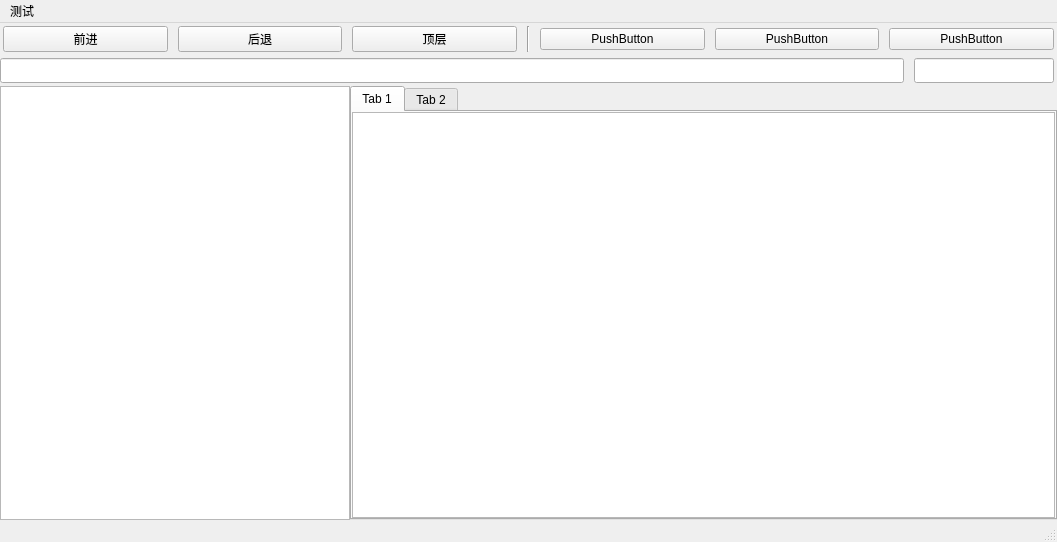
<?xml version="1.0" encoding="UTF-8"?>
<ui version="4.0">
 <class>MainWindow</class>
 <widget class="QMainWindow" name="MainWindow">
  <property name="geometry">
   <rect>
    <x>0</x>
    <y>0</y>
    <width>1057</width>
    <height>542</height>
   </rect>
  </property>
  <property name="windowTitle">
   <string>APlorer</string>
  </property>
  <widget class="QWidget" name="centralwidget">
   <layout class="QGridLayout" name="gridLayout">
    <property name="leftMargin">
     <number>0</number>
    </property>
    <property name="topMargin">
     <number>0</number>
    </property>
    <property name="rightMargin">
     <number>0</number>
    </property>
    <property name="bottomMargin">
     <number>0</number>
    </property>
    <property name="spacing">
     <number>0</number>
    </property>
    <item row="0" column="0">
     <widget class="QWidget" name="widget_3" native="true">
      <layout class="QHBoxLayout" name="horizontalLayout_4">
       <property name="spacing">
        <number>10</number>
       </property>
       <property name="leftMargin">
        <number>3</number>
       </property>
       <property name="topMargin">
        <number>3</number>
       </property>
       <property name="rightMargin">
        <number>3</number>
       </property>
       <property name="bottomMargin">
        <number>3</number>
       </property>
       <item>
        <widget class="QPushButton" name="pushButton">
         <property name="text">
          <string>前进</string>
         </property>
        </widget>
       </item>
       <item>
        <widget class="QPushButton" name="pushButton_2">
         <property name="text">
          <string>后退</string>
         </property>
        </widget>
       </item>
       <item>
        <widget class="QPushButton" name="pushButton_3">
         <property name="text">
          <string>顶层</string>
         </property>
        </widget>
       </item>
       <item>
        <widget class="Line" name="line">
         <property name="orientation">
          <enum>Qt::Vertical</enum>
         </property>
        </widget>
       </item>
       <item>
        <widget class="QPushButton" name="pushButton_4">
         <property name="text">
          <string>PushButton</string>
         </property>
        </widget>
       </item>
       <item>
        <widget class="QPushButton" name="pushButton_5">
         <property name="text">
          <string>PushButton</string>
         </property>
        </widget>
       </item>
       <item>
        <widget class="QPushButton" name="pushButton_6">
         <property name="text">
          <string>PushButton</string>
         </property>
        </widget>
       </item>
      </layout>
     </widget>
    </item>
    <item row="1" column="0">
     <widget class="QWidget" name="widget_2" native="true">
      <layout class="QHBoxLayout" name="horizontalLayout_3">
       <property name="spacing">
        <number>10</number>
       </property>
       <property name="leftMargin">
        <number>0</number>
       </property>
       <property name="topMargin">
        <number>3</number>
       </property>
       <property name="rightMargin">
        <number>3</number>
       </property>
       <property name="bottomMargin">
        <number>3</number>
       </property>
       <item>
        <widget class="QLineEdit" name="lineEdit">
         <property name="minimumSize">
          <size>
           <width>0</width>
           <height>25</height>
          </size>
         </property>
         <property name="maximumSize">
          <size>
           <width>16777215</width>
           <height>25</height>
          </size>
         </property>
        </widget>
       </item>
       <item>
        <widget class="QLineEdit" name="lineEdit_2">
         <property name="sizePolicy">
          <sizepolicy hsizetype="Fixed" vsizetype="Fixed">
           <horstretch>140</horstretch>
           <verstretch>25</verstretch>
          </sizepolicy>
         </property>
         <property name="minimumSize">
          <size>
           <width>140</width>
           <height>25</height>
          </size>
         </property>
        </widget>
       </item>
      </layout>
     </widget>
    </item>
    <item row="2" column="0">
     <widget class="QWidget" name="widget" native="true">
      <layout class="QHBoxLayout" name="horizontalLayout_2">
       <property name="spacing">
        <number>0</number>
       </property>
       <property name="leftMargin">
        <number>0</number>
       </property>
       <property name="topMargin">
        <number>0</number>
       </property>
       <property name="rightMargin">
        <number>0</number>
       </property>
       <property name="bottomMargin">
        <number>0</number>
       </property>
       <item>
        <widget class="QTreeView" name="treeView">
         <property name="sizePolicy">
          <sizepolicy hsizetype="Expanding" vsizetype="Expanding">
           <horstretch>0</horstretch>
           <verstretch>0</verstretch>
          </sizepolicy>
         </property>
         <property name="minimumSize">
          <size>
           <width>350</width>
           <height>0</height>
          </size>
         </property>
         <property name="maximumSize">
          <size>
           <width>350</width>
           <height>16777215</height>
          </size>
         </property>
        </widget>
       </item>
       <item>
        <widget class="QTabWidget" name="tabWidget">
         <property name="currentIndex">
          <number>0</number>
         </property>
         <widget class="QWidget" name="tab">
          <attribute name="title">
           <string>Tab 1</string>
          </attribute>
          <layout class="QHBoxLayout" name="horizontalLayout">
           <property name="spacing">
            <number>0</number>
           </property>
           <property name="leftMargin">
            <number>0</number>
           </property>
           <property name="topMargin">
            <number>0</number>
           </property>
           <property name="rightMargin">
            <number>0</number>
           </property>
           <property name="bottomMargin">
            <number>0</number>
           </property>
           <item>
            <widget class="QListView" name="listView"/>
           </item>
          </layout>
         </widget>
         <widget class="QWidget" name="tab_2">
          <attribute name="title">
           <string>Tab 2</string>
          </attribute>
         </widget>
        </widget>
       </item>
      </layout>
     </widget>
    </item>
   </layout>
  </widget>
  <widget class="QMenuBar" name="menubar">
   <property name="geometry">
    <rect>
     <x>0</x>
     <y>0</y>
     <width>1057</width>
     <height>22</height>
    </rect>
   </property>
   <widget class="QMenu" name="menu">
    <property name="title">
     <string>测试</string>
    </property>
    <addaction name="actionVersion"/>
   </widget>
   <addaction name="menu"/>
  </widget>
  <widget class="QStatusBar" name="statusbar"/>
  <action name="actionVersion">
   <property name="text">
    <string>Version</string>
   </property>
  </action>
 </widget>
 <resources/>
 <connections/>
</ui>
